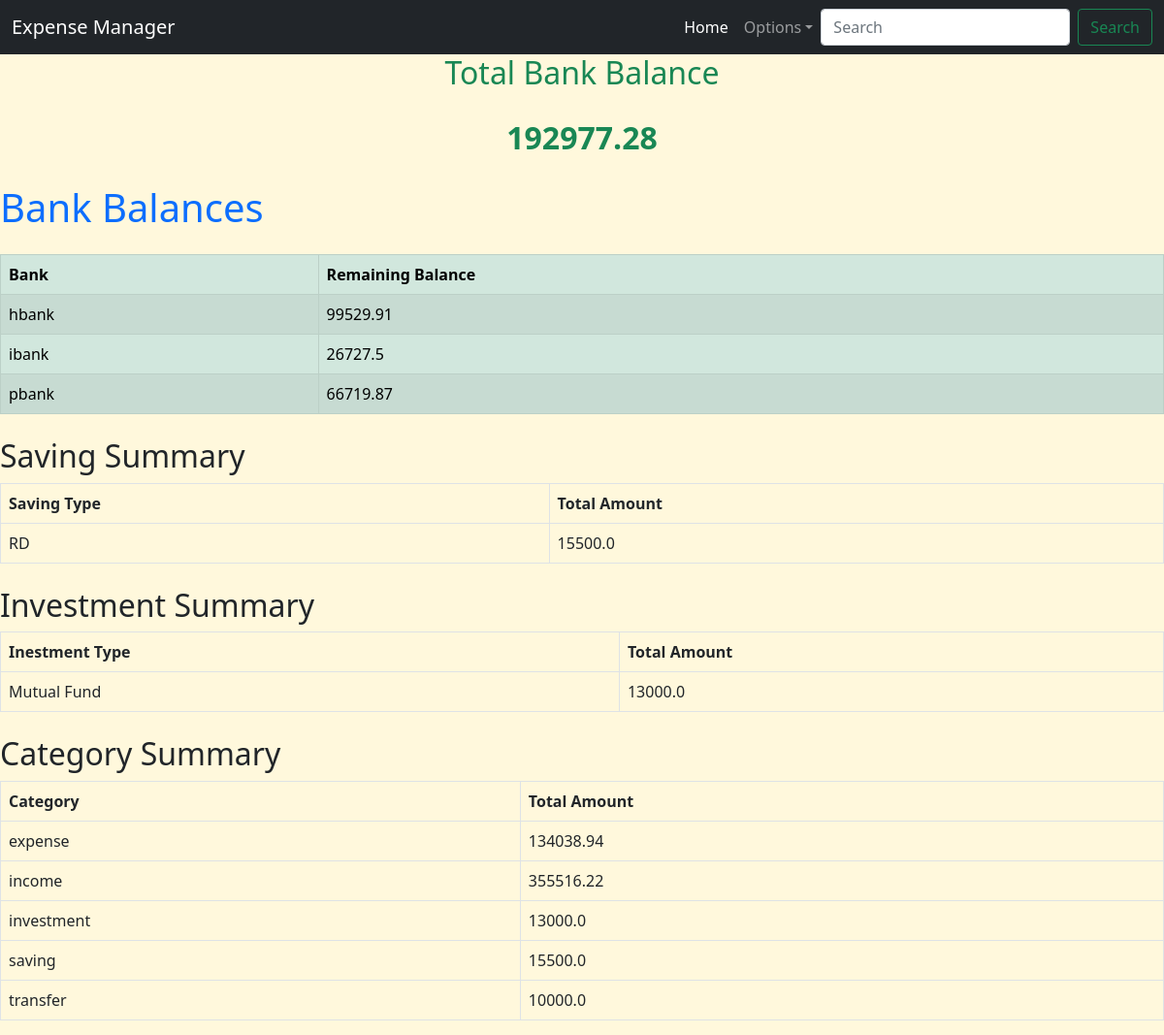
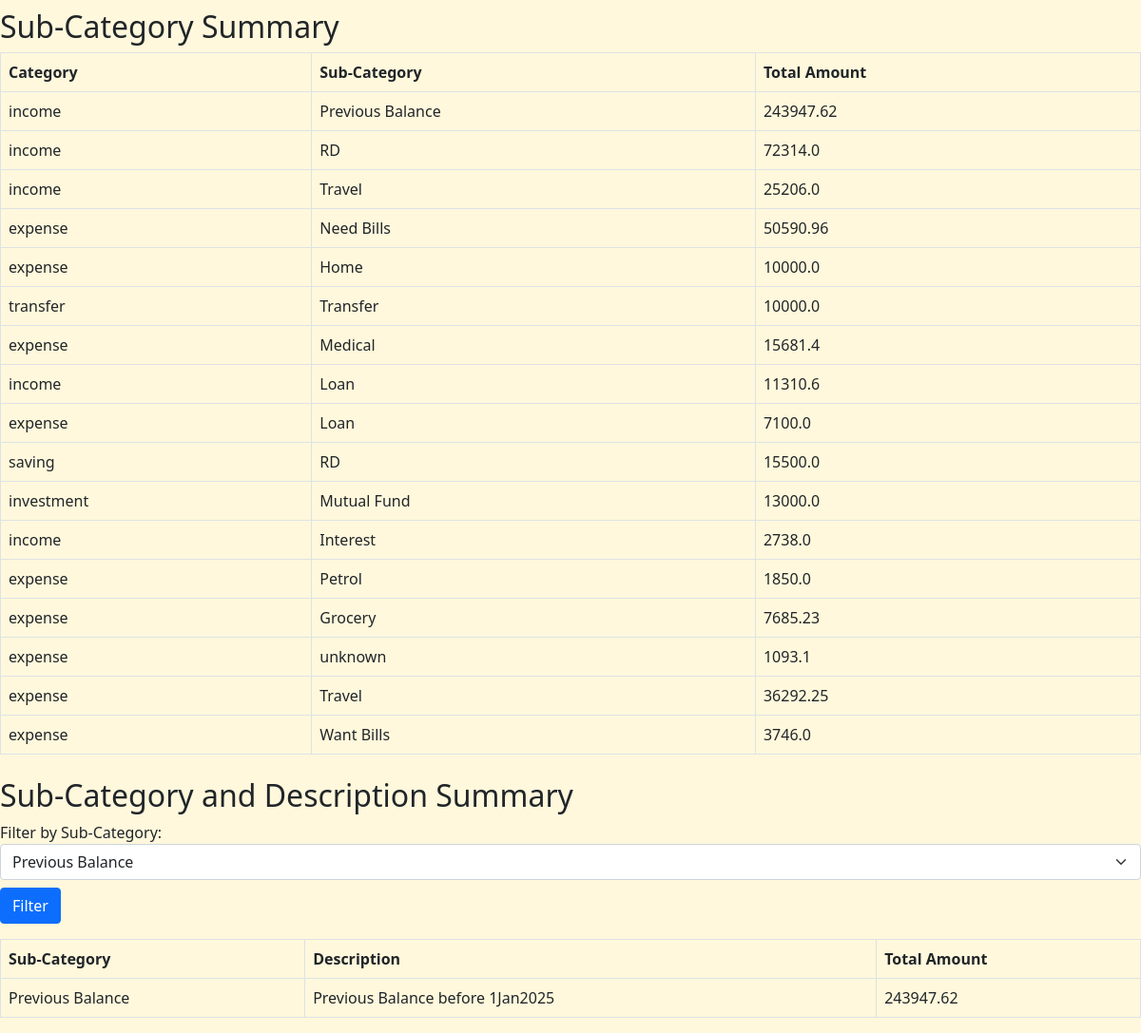
Page /summary on the committed database (2 pictures, top to bottom).
### app.py (models this page shows)
class IncomeExpenseManager(db.Model):
    id = db.Column(db.Integer, primary_key=True)
    date = db.Column(db.Date, nullable=False)
    from_bank = db.Column(db.String(10), nullable=True)
    to_bank = db.Column(db.String(10), nullable=True)
    category = db.Column(db.String(20), nullable=False)
    sub_category = db.Column(db.String(50), nullable=False)
    description = db.Column(db.String(100), nullable=False)
    amount = db.Column(db.Float, nullable=False)

### app.py (the view)
@app.route('/summary')
def category_summary():
    sub_categories = db.session.query(IncomeExpenseManager.sub_category).distinct().all()
    sub_categories = [row[0] for row in sub_categories]  # Extract values
    selected_sub_category = request.args.get('sub_category', sub_categories[0] if sub_categories else None)
    sub_cat_des_summary = (db.session.query(IncomeExpenseManager.sub_category, IncomeExpenseManager.description, db.func.sum(IncomeExpenseManager.amount).label('total_amount')).filter(IncomeExpenseManager.sub_category == selected_sub_category).group_by(IncomeExpenseManager.sub_category, IncomeExpenseManager.description).order_by(db.func.sum(IncomeExpenseManager.amount).desc()).all())
    category_summary = db.session.query(IncomeExpenseManager.category, db.func.sum(IncomeExpenseManager.amount).label('total_amount')).group_by(IncomeExpenseManager.category).all()
    sub_category_summary = db.session.query(IncomeExpenseManager.category, IncomeExpenseManager.sub_category, db.func.sum(IncomeExpenseManager.amount).label('total_amount')).group_by(IncomeExpenseManager.category, IncomeExpenseManager.sub_category).order_by(IncomeExpenseManager.amount.label('total_amount').desc()).all()
    from_bank_summary = db.session.query(IncomeExpenseManager.from_bank, db.func.sum(IncomeExpenseManager.amount).label('balance')).filter(IncomeExpenseManager.from_bank.isnot(None)).group_by(IncomeExpenseManager.from_bank).all()
    to_bank_summary = db.session.query(IncomeExpenseManager.to_bank, db.func.sum(IncomeExpenseManager.amount).label('balance')).filter(IncomeExpenseManager.to_bank.isnot(None)).group_by(IncomeExpenseManager.to_bank).all()
    saving_summary = db.session.query(IncomeExpenseManager.sub_category, db.func.sum(IncomeExpenseManager.amount).label('total_amount')).filter(IncomeExpenseManager.category == 'saving').group_by(IncomeExpenseManager.sub_category).all()
    invest_summary = db.session.query(IncomeExpenseManager.sub_category, db.func.sum(IncomeExpenseManager.amount).label('total_amount')).filter(IncomeExpenseManager.category == 'investment').group_by(IncomeExpenseManager.sub_category).all()
    bank_balances = {}
    for bank, balance in from_bank_summary:
        bank_balances[bank] = bank_balances.get(bank, 0) - balance  # removed - above in from_bank_summary and added - here
    for bank, balance in to_bank_summary:
        bank_balances[bank] = bank_balances.get(bank, 0) + balance
    total_bank_balance = sum(bank_balances.values())
    return render_template('category_summary.html', category_summary=category_summary, sub_category_summary=sub_category_summary, bank_balances=bank_balances, saving_summary=saving_summary, invest_summary=invest_summary, total_bank_balance=total_bank_balance, sub_cat_des_summary=sub_cat_des_summary, sub_categories=sub_categories, selected_sub_category=selected_sub_category)

### templates/category_summary.html
{% extends 'base.html' %}
{% block content %}
<h2 class="mb-4 text-success text-center">Total Bank Balance</h2>
<p class="mb-4 text-success text-center fs-2"><strong>{{ total_bank_balance | round(2) }}</strong></p>
<h1 class="mb-4 text-primary">Bank Balances</h1>
{% if bank_balances %}
<table class="table table-success table-striped table-bordered table-hover">
    <thead>
        <tr>
            <th scope="col">Bank</th>
            <th scope="col">Remaining Balance</th>
        </tr>
    </thead>
    <tbody>
        {% for bank, balance in bank_balances.items() %}
        <tr>
            <td>{{ bank if bank else 'None' }}</td>
            <td>{{ balance | round(2) }}</td>
        </tr>
        {% endfor %}
    </tbody>
</table>
{% else %}
<p>No bank balances available.</p>
{% endif %}
<h2 class="mt-4">Saving Summary</h2>
{% if saving_summary %}
<table class="table table-bordered table-hover">
    <thead>
        <tr>
            <th scope="col">Saving Type</th>
            <th scope="col">Total Amount</th>
        </tr>
    </thead>
    <tbody>
        {% for saving_type, total_amount in saving_summary %}
        <tr>
            <td>{{ saving_type }}</td>
            <td>{{ total_amount | round(2) }}</td>
        </tr>
        {% endfor %}
    </tbody>
</table>
{% else %}
<p>No saving data available.</p>
{% endif %}
<h2 class="mt-4">Investment Summary</h2>
{% if invest_summary %}
<table class="table table-bordered table-hover">
    <thead>
        <tr>
            <th scope="col">Inestment Type</th>
            <th scope="col">Total Amount</th>
        </tr>
    </thead>
    <tbody>
        {% for invest_type, total_amount in invest_summary %}
        <tr>
            <td>{{ invest_type }}</td>
            <td>{{ total_amount | round(2) }}</td>
        </tr>
        {% endfor %}
    </tbody>
</table>
{% else %}
<p>No Invest data available.</p>
{% endif %}
<h2 class="mt-4">Category Summary</h2>
{% if category_summary %}
<table class="table table-bordered table-hover">
    <thead>
        <tr>
            <th scope="col">Category</th>
            <th scope="col">Total Amount</th>
        </tr>
    </thead>
    <tbody>
        {% for category, total_amount in category_summary %}
        <tr>
            <td>{{ category }}</td>
            <td>{{ total_amount | round(2) }}</td>
        </tr>
        {% endfor %}
    </tbody>
</table>
{% else %}
<p>No category data available.</p>
{% endif %}
<h2 class="mt-4">Sub-Category Summary</h2>
{% if sub_category_summary %}
<table class="table table-bordered table-hover">
    <thead>
        <tr>
            <th scope="col">Category</th>
            <th scope="col">Sub-Category</th>
            <th scope="col">Total Amount</th>
        </tr>
    </thead>
    <tbody>
        {% for category, sub_category, total_amount in sub_category_summary %}
        <tr>
            <td>{{ category }}</td>
            <td>{{ sub_category }}</td>
            <td>{{ total_amount | round(2) }}</td>
        </tr>
        {% endfor %}
    </tbody>
</table>
{% else %}
<p>No sub-category data available.</p>
{% endif %}
<h2 class="mt-4">Sub-Category and Description Summary</h2>
<form method="GET" action="{{ url_for('category_summary') }}" class="mb-3">
    <label for="sub_category">Filter by Sub-Category:</label>
    <select name="sub_category" id="sub_category" class="form-select">
        {% for category in sub_categories %}
        <option value="{{ category }}" {% if category == selected_sub_category %}selected{% endif %}>
            {{ category }}
        </option>
        {% endfor %}
    </select>
    <button type="submit" class="btn btn-primary mt-2">Filter</button>
</form>
{% if sub_cat_des_summary %}
<table class="table table-bordered table-hover">
    <thead>
        <tr>
            <th scope="col">Sub-Category</th>
            <th scope="col">Description</th>
            <th scope="col">Total Amount</th>
        </tr>
    </thead>
    <tbody>
        {% for sub_category, desp, total_amount in sub_cat_des_summary %}
        <tr>
            <td>{{ sub_category }}</td>
            <td>{{ desp }}</td>
            <td>{{ total_amount | round(2) }}</td>
        </tr>
        {% endfor %}
    </tbody>
</table>
{% else %}
<p>No data available for the selected sub-category.</p>
{% endif %}
{% endblock %}

### templates/base.html (style rules this page uses)
body { background-color: cornsilk; }

### rows in the picture
IncomeExpenseManager: category "transfer", amount "10000.0", sub_category "Transfer"
IncomeExpenseManager: category "income", sub_category "RD", amount "72314.0"
IncomeExpenseManager: category "income", sub_category "Travel", amount "25206.0"
IncomeExpenseManager: category "expense", sub_category "Home", amount "10000.0"

### other values in the picture
{{ total_bank_balance | round(2) }} "192977.28"
{{ bank if bank else 'None' }} "hbank" "ibank" "pbank"
{{ balance | round(2) }} "99529.91" "26727.5" "66719.87"
{{ saving_type }} "RD"
{{ total_amount | round(2) }} "15500.0"
{{ invest_type }} "Mutual Fund"
{{ total_amount | round(2) }} "13000.0"
{{ category }} "expense" "income" "investment" "saving"
{{ total_amount | round(2) }} "134038.94" "355516.22" "13000.0" "15500.0"
{{ category }} "income" "expense" "expense" "income" "expense" "saving" "investment" "income" "expense" "expense" "expense" "expense" "expense"
{{ sub_category }} "Previous Balance" "Need Bills" "Medical" "Loan" "Loan" "RD" "Mutual Fund" "Interest" "Petrol" "Grocery" "unknown" "Travel" "Want Bills"
{{ total_amount | round(2) }} "243947.62" "50590.96" "15681.4" "11310.6" "7100.0" "15500.0" "13000.0" "2738.0" "1850.0" "7685.23" "1093.1" "36292.25" "3746.0"
{{ sub_category }} "Previous Balance"
{{ desp }} "Previous Balance before 1Jan2025"
{{ total_amount | round(2) }} "243947.62"
